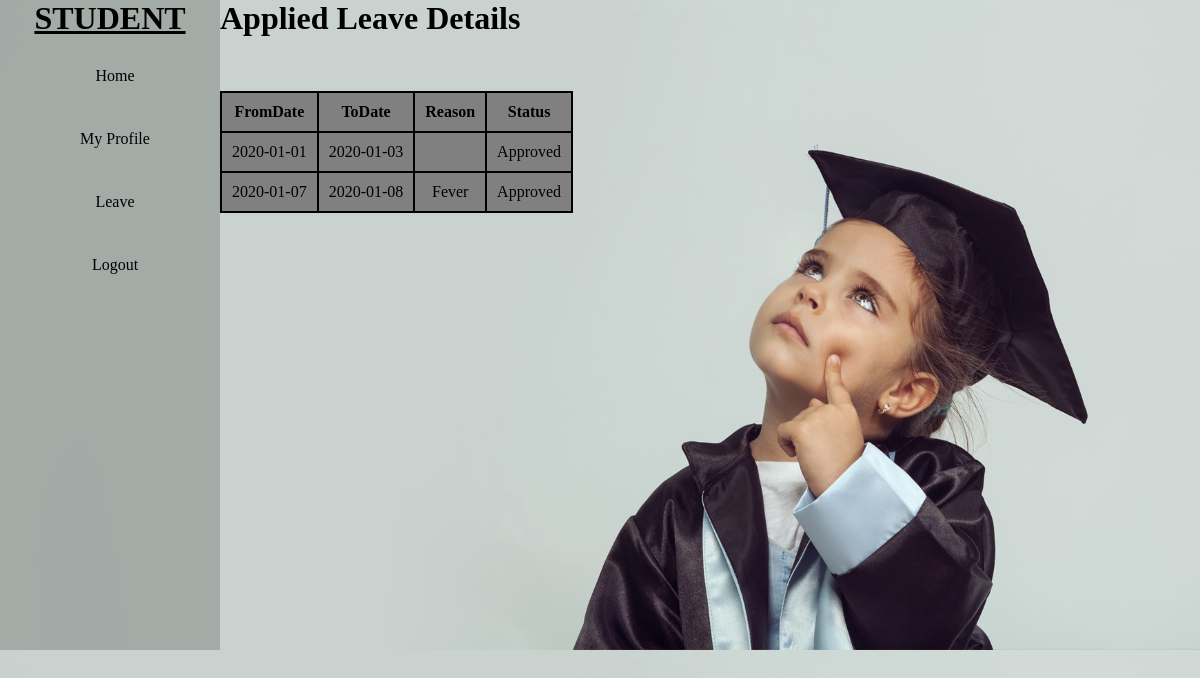
Page /stu_appliedleave.php (signed in) on the committed database.
### tables this page shows
CREATE TABLE `leaves` (
  `id` int(11) NOT NULL,
  `Sid` int(11) NOT NULL,
  `Name` varchar(20) NOT NULL,
  `Batch` varchar(10) NOT NULL,
  `Fromdate` date NOT NULL,
  `Todate` date NOT NULL,
  `Reason` varchar(50) NOT NULL,
  `Status` varchar(15) NOT NULL
);

### stu_appliedleave.php (the view, shortened to what this page needs)
<!DOCTYPE html>
<html>
	<head>
		<link rel="stylesheet" href="css/style.css">
	</head>
	<body class="bi">
		<div class="display">
		<div class="navbar">
			<h1><u>STUDENT</u></h1>
			<ul>
				<li> <a href="studenthome.php">Home</a></li>
				<li> <a href="#">My Profile</a>
				</li>
				<li> <a href="#">Leave</a>
				</li>
				<li><a href="login.php">Logout</a></li>
			</ul>
		</div>
        <div>
			<h1>Applied Leave Details</h1><br><br><br>
			<table>
				<thead>
					<tr>
						<th>FromDate</th>
						<th>ToDate</th>
						<th>Reason</th>
						<th>Status</th>
					</tr>
				</thead>
				<tbody>
					<?php
					require_once 'connection.php';
					$var=$_SESSION['Sid'];
					$sql="select * from leaves where Sid=$var";
			 		$result=mysqli_query($conn,$sql);
					while($row=mysqli_fetch_assoc($result))
					{
				?>
				<tr>
						<td><?php echo $row['Fromdate'];?></td>
						<td><?php echo $row['Todate'];?></td>
						<td><?php echo $row['Reason'];?></td>
						<td><?php echo $row['Status'];?></td>
						</tr>
				<?php
					}
				?>
				</tbody>
			</table>
		</div>
	</div>
	</body>
</html>

### css/style.css (style rules this page uses)
* { margin:0px; padding:0px; box-sizing:border-box; }
.bi { background-image:url("../img/2.jpeg"); background-size:cover; }
.navbar { text-align:center; background-color:rgba(38, 39, 35, 0.233); width:220px; height:650px; }
.navbar ul { list-style:none; display:block; }
.navbar ul li { text-align:center; width:200px; padding:15px; margin:15px; border-radius: 10px; }
.navbar ul li a { text-decoration:none; color:black; }
.display { display: inline-flex; }

### stu_appliedleave.php (style rules this page uses)
table,th,td { border:2px solid black; border-collapse:collapse;background-color:grey;text-align:center;padding:10px; }

### rows in the picture
leaves: Fromdate "2020-01-01", Todate "2020-01-03", Status "Approved"
leaves: Fromdate "2020-01-07", Todate "2020-01-08", Reason "Fever", Status "Approved"
